Frame 1 (no input): blank canvas, image omitted
Frame 60 (no input): blank canvas, image omitted
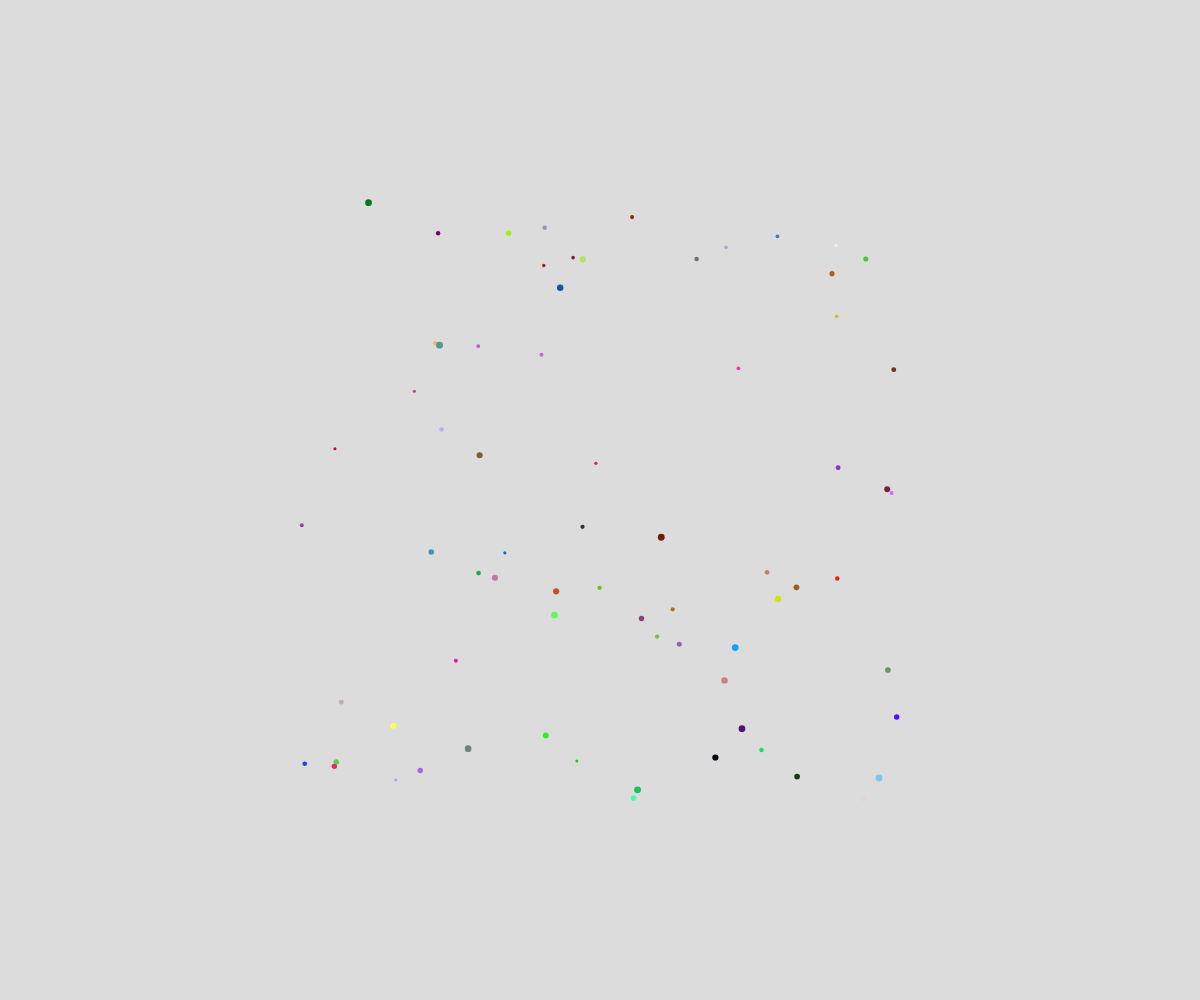
Frame 120 (the mouse pressed at the canvas centre since frame 60)

The p5.js sketch whose frames 1 and 60 were blank and that drew this single picture after the mouse press (run headless with seeded random() and noise() and a simulated clock; from frame 60 on, the mouse is pressed at the canvas centre):

// p5.js sketch
// ── sketch.js
// Project Titled
// Name
// Date
//
// Extra for Experts:
// - describe what you did to take this project "above and beyond"


let fireworks = [];
let numberOfParticles;

function setup() {
  createCanvas(windowWidth, windowHeight);

  numberOfParticles = Math.floor(random(100));
}

function draw() {
  background(220);
  
  for (let i = fireworks.length - 1; i >= 0; i--) {
    if (fireworks[i].isDead()) {
      fireworks.splice(i, 1);
    }
    else {
      fireworks[i].move();
      fireworks[i].display();

    }

  }

}


function mousePressed() {
  for (let i = 0; i < numberOfParticles; i++) {
    let myParticle = new Particle(mouseX, mouseY);
    fireworks.push(myParticle);
  }
}

class Particle {
  constructor(x , y) {
    this.x = x;
    this.y = y;
    this.size = random(3, 7);
    this.alpha = 255;
    this.r = random(255);
    this.g = random(255);
    this.b = random(255);
    this.theColor = color(this.r, this.g, this.b, this.alpha);
    this.dx = random(-5, 5);
    this.dy = random(-5, 5);
  }

  display() {
    noStroke();
    fill(this.theColor);
    circle(this.x, this.y, this.size);
  }


  move() {
    this.alpha--;
    this.color = color(this.r, this.g, this.b, this.alpha);
    this.x += this.dx;
    this.y += this.dy;
  }

  isDead() {
    return this.alpha < 0;
  }
}
